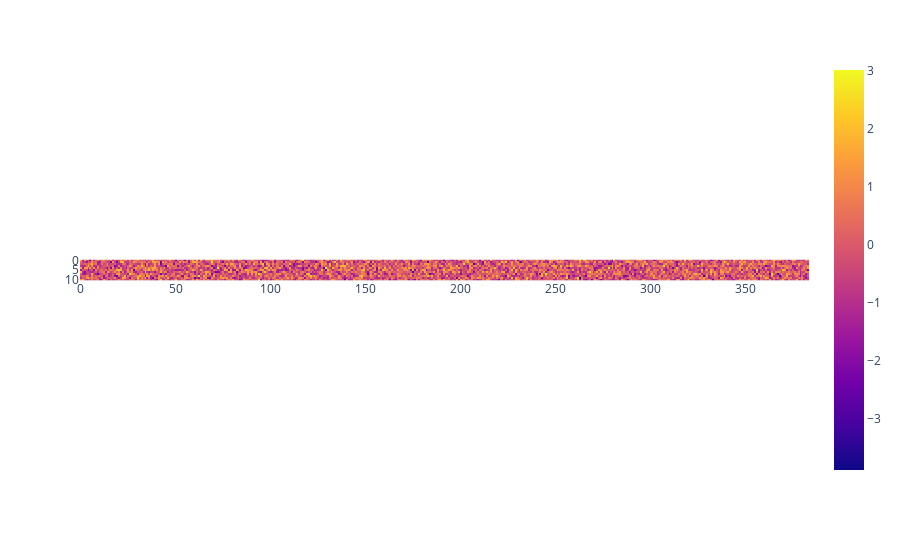

The cell this chart's notebook holds for it:
### Code cell
px.imshow(model.module.position_embedding.weight.detach())

### Figure 1 — Plotly figure (JSON) as saved in the notebook; plotly's stock layout.template omitted (floating-point values rounded to 4 significant figures; data arrays with more than 128 entries replaced by an {"elided": "..."} marker saying what was removed)
{"data": [{"coloraxis": "coloraxis", "hovertemplate": "x: %{x}<br>y: %{y}<br>color: %{z}<extra></extra>", "name": "0", "type": "heatmap", "xaxis": "x", "yaxis": "y", "z": {"elided": "11x384 float values"}}], "layout": {"coloraxis": {"colorscale": [[0, "#0d0887"], [0.1111, "#46039f"], [0.2222, "#7201a8"], [0.3333, "#9c179e"], [0.4444, "#bd3786"], [0.5556, "#d8576b"], [0.6667, "#ed7953"], [0.7778, "#fb9f3a"], [0.8889, "#fdca26"], [1, "#f0f921"]]}, "margin": {"t": 60}, "xaxis": {"anchor": "y", "constrain": "domain", "domain": [0, 1], "scaleanchor": "y"}, "yaxis": {"anchor": "x", "autorange": "reversed", "constrain": "domain", "domain": [0, 1]}}}
